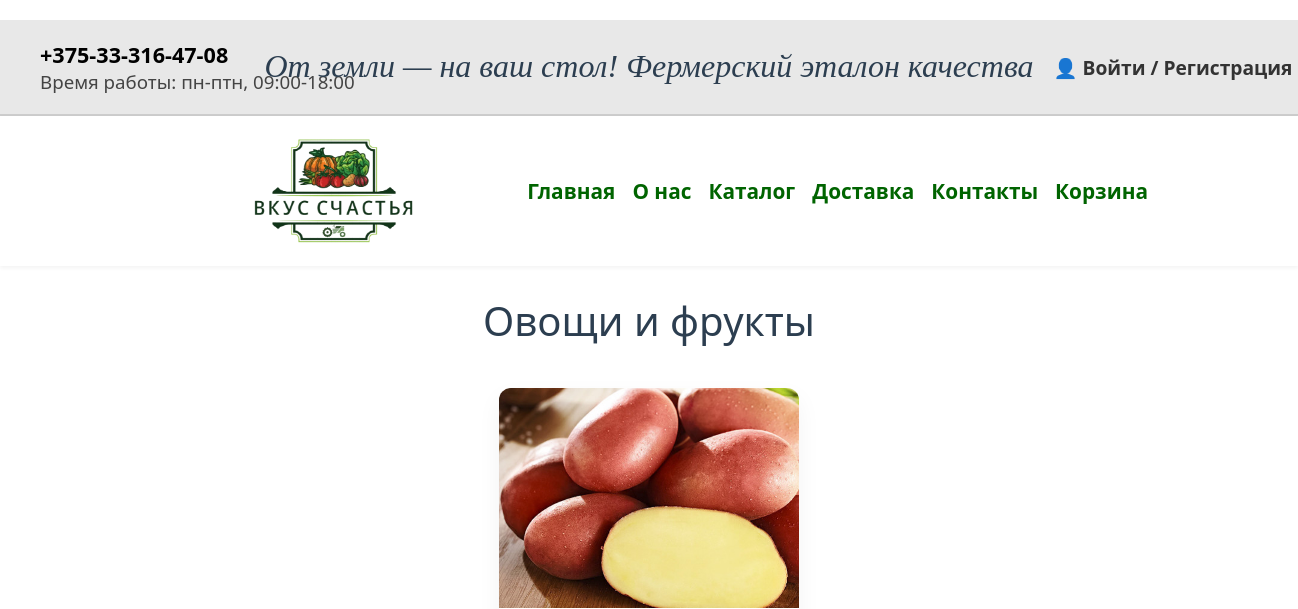
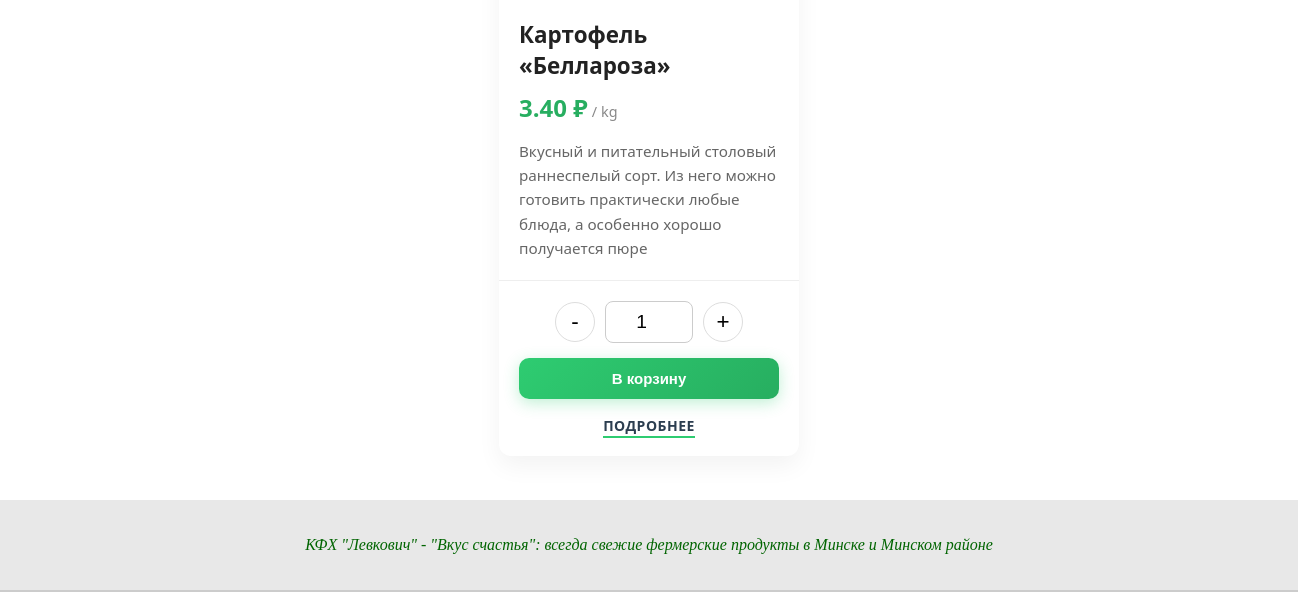
Page /catalog/6/ on the earlier database version (2 pictures, top to bottom).
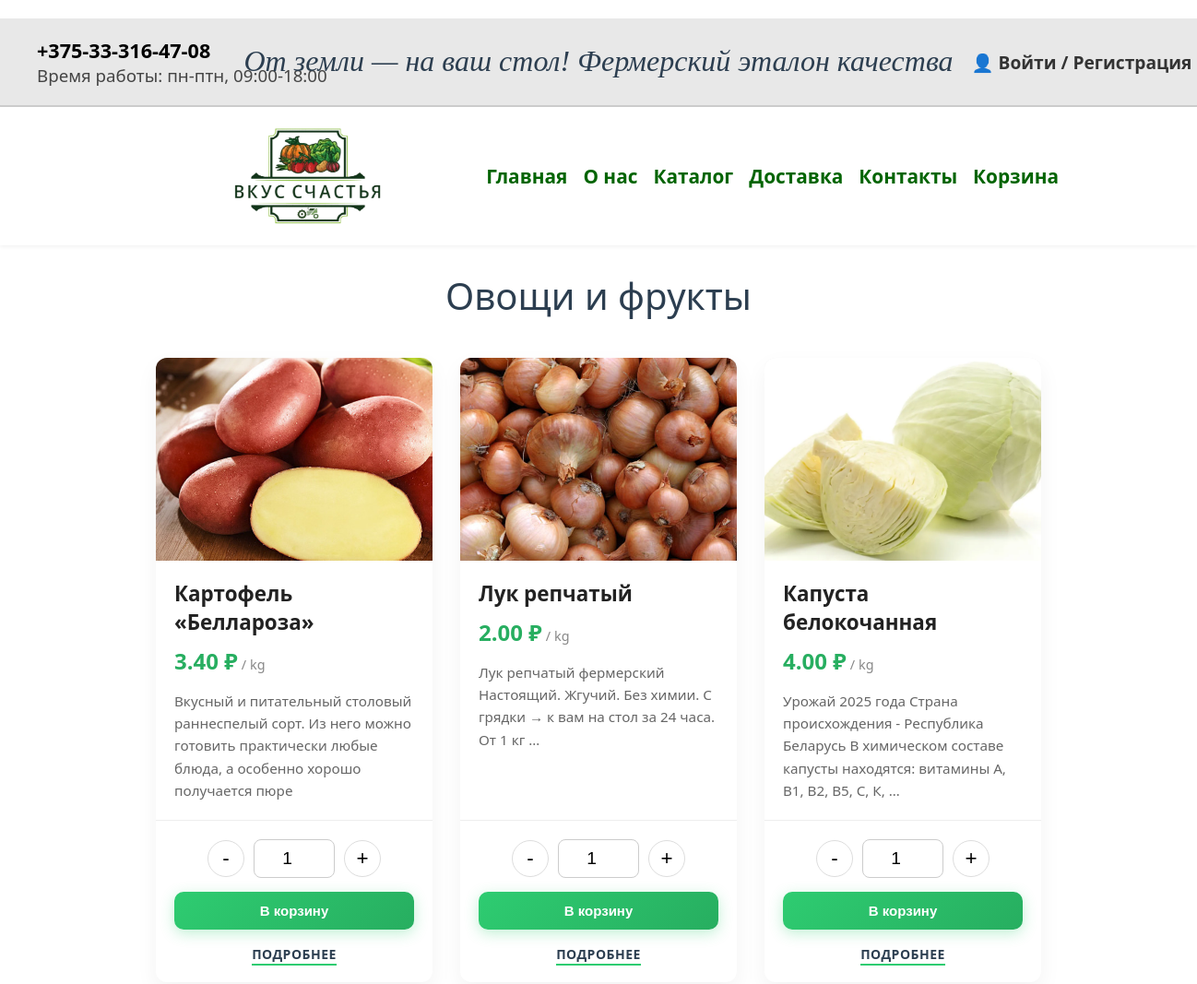
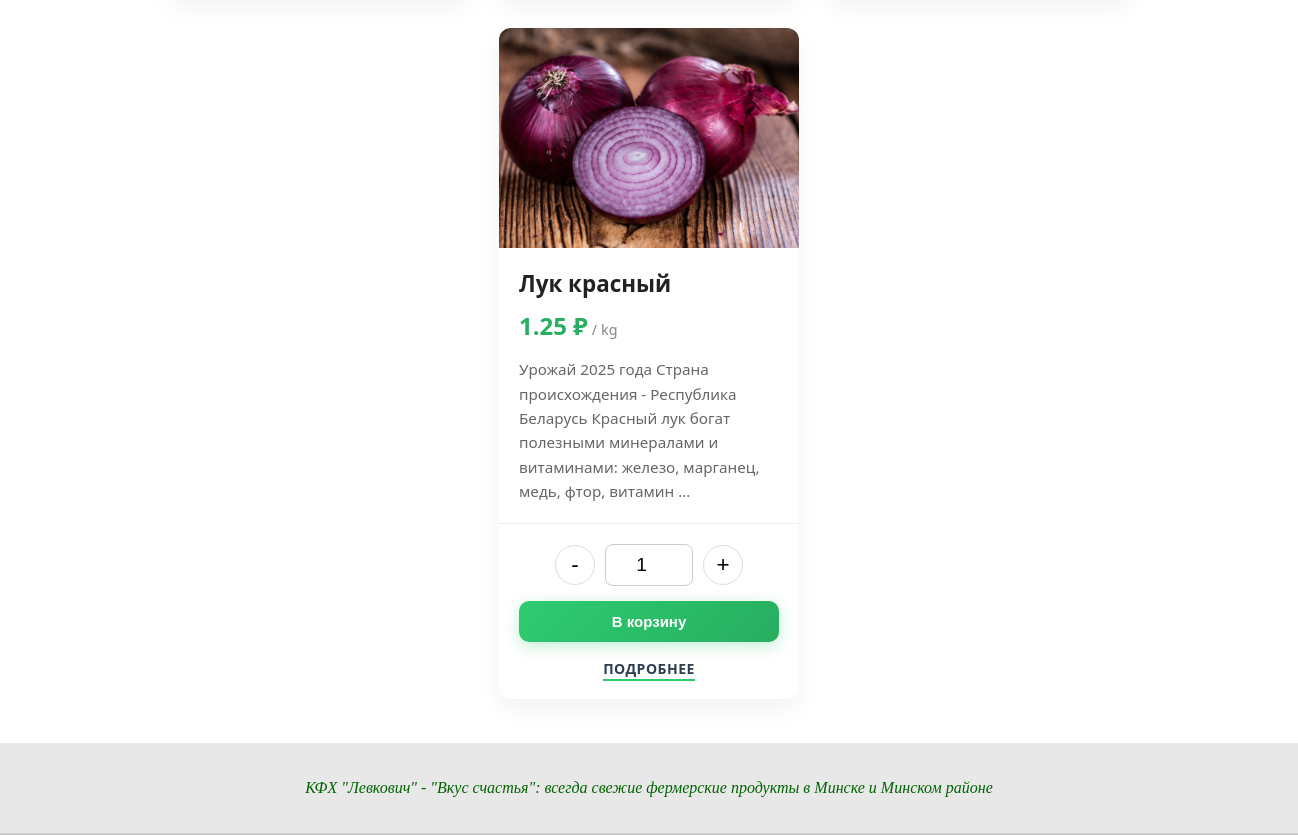
Same page on the later database version (2 pictures, top to bottom).
### main/models.py (models this page shows, shortened)
class Product(models.Model):
    name = models.CharField(max_length=150, unique=True)
    category = models.ForeignKey('ProductCategory', on_delete=models.PROTECT, related_name='products', verbose_name='Категория')
    unit = models.CharField(max_length=30, choices=[
        ('kg', 'кг'),
        ('t', 'т'),
        ('l', 'л'),
        ('pcs', 'шт'),
        ('dozen', 'дес'),
        ('pack', 'упак'),
    ], default='kg')
    price = models.DecimalField(max_digits=6, decimal_places=2, null=True, blank=True)
    description = models.TextField("Описание / сорт / особенности", blank=True)
    photo = models.ImageField(upload_to='product_photos/', blank=True, null=True)
    class Meta:
        verbose_name = "Товар"
        verbose_name_plural = "Товары"

### main/views.py (the view)
# urls.py: path('catalog/<int:id>/', get_catalog, name = 'catalog_current'),
def get_catalog(request, id):
    category = get_object_or_404(ProductCategory, id=id)
    products = Product.objects.filter(category=category)
    context = {
        'products': products,
        'category': category,
    }
    return render(request, 'category.html', context)

### main/templates/category.html (shortened to what the changed rows need)
<!DOCTYPE html>
<html lang="ru">
<head>
</head>
<body style="margin: 0; padding: 0; font-family: 'Segoe UI', Arial, sans-serif;">
    <h1 style="text-align: center; margin-bottom: 40px; color: #2c3e50; font-weight: 300; font-size: 2.5em;">
        {{ category.name }}
    </h1>
    <div style="max-width: 1200px; margin: 0 auto; display: flex; flex-wrap: wrap; justify-content: center; gap: 30px;">
        {% for product in products %}
        <div style="background: #ffffff; width: 300px; border-radius: 12px; box-shadow: 0 10px 25px rgba(0,0,0,0.05); overflow: hidden; display: flex; flex-direction: column; transition: 0.3s;">
            <div style="height: 220px; background-color: #f0f0f0; display: flex; align-items: center; justify-content: center; overflow: hidden;">
                {% if product.photo %}
                    <img src="{{ product.photo.url }}" alt="{{ product.name }}" style="width: 100%; height: 100%; object-fit: cover;">
                {% else %}
                    <span style="color: #999; font-style: italic;">Фото отсутствует</span>
                {% endif %}
            </div>
            <div style="padding: 20px; flex-grow: 1;">
                <h3 style="margin: 0 0 10px 0; font-size: 1.4em; color: #222;">{{ product.name }}</h3>
                <div style="margin-bottom: 15px;">
                    <span style="font-size: 1.5em; font-weight: bold; color: #27ae60;">{{ product.price }} ₽</span>
                    <span style="color: #888; font-size: 0.9em;">/ {{ product.unit }}</span>
                </div>
                <p style="font-size: 0.95em; line-height: 1.6; color: #666; margin: 0;">
                    {{ product.description|truncatewords:20 }}
                </p>
            </div>
<div style="padding: 20px; border-top: 1px solid #eee; text-align: center; background: #ffffff; border-radius: 0 0 15px 15px;">
    <div style="display: flex; justify-content: center; align-items: center; margin-bottom: 15px; gap: 10px;">
        <button type="button" class="qty-btn minus" onclick="changeQty(this, -1)"
                style="width: 40px; height: 40px; border-radius: 50%; border: 1px solid #ddd; background: #fff; font-size: 1.4em; cursor: pointer; transition: 0.2s;">
            -
        </button>
        <input type="number" name="quantity" value="1" min="1" class="qty-input"
               style="width: 70px; height: 40px; text-align: center; font-size: 1.2em; border: 1px solid #ccc; border-radius: 8px; padding: 0 8px;">
        <button type="button" class="qty-btn plus" onclick="changeQty(this, 1)"
                style="width: 40px; height: 40px; border-radius: 50%; border: 1px solid #ddd; background: #fff; font-size: 1.4em; cursor: pointer; transition: 0.2s;">
            +
        </button>
    </div>
    <button class="btn-add js-add-to-cart"
            data-product-id="{{ product.id }}"
            data-url="{% url 'cart_add' product.id %}"
            style="width: 100%; padding: 12px; margin-bottom: 15px; border: none; border-radius: 10px; background: linear-gradient(135deg, #2ecc71 0%, #27ae60 100%); color: #fff; font-size: 15px; font-weight: 700; cursor: pointer; box-shadow: 0 4px 15px rgba(46, 204, 113, 0.3); transition: 0.3s;">
        В корзину
    </button>
    <div style="display: inline-block;">
        <span style="color: #2c3e50; font-size: 14px; font-weight: 800; cursor: pointer; text-decoration: none; border-bottom: 2px solid #2ecc71; padding-bottom: 1px; text-transform: uppercase; letter-spacing: 0.5px;"
              onmouseover="this.style.color='#27ae60'; this.style.borderColor='#27ae60';"
              onmouseout="this.style.color='#2c3e50'; this.style.borderColor='#2ecc71';">
            Подробнее
        </span>
    </div>
</div>
        </div>
        {% empty %}
        <p style="text-align: center; color: #999; font-size: 1.2em;">Товары не найдены.</p>
        {% endfor %}
    </div>
<br>
<br>
</body>
</html>

Differences in the rows shown:
added Product: photo (picture), name "Лук репчатый", price "2.00", unit "kg", description "Лук репчатый фермерский Настоящий. Жгучий. Без химии. С грядки → к вам на стол за 24 часа. От 1 кг …"
added Product: photo (picture), name "Капуста белокочанная", price "4.00", unit "kg", description "Урожай 2025 года Страна происхождения - Республика Беларусь В химическом составе капусты находятся: витамины А, В1, В2, В5, С, К, …"
added Product: photo (picture), name "Лук красный", price "1.25", unit "kg", description "Урожай 2025 года Страна происхождения - Республика Беларусь Красный лук богат полезными минералами и витаминами: железо, марганец, медь, фтор, витамин …"
